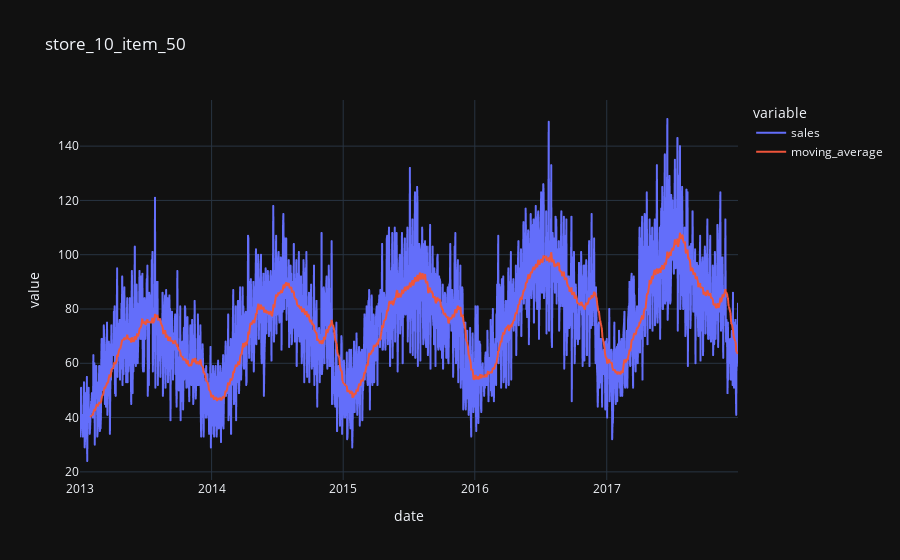

The cell this chart's notebook holds for it:
### Code cell
# plot multiple time series with moving avgs in a loop
import plotly.express as px
for i in data['time_series'].unique():
    subset = data[data['time_series'] == i]
    subset['moving_average'] = subset['sales'].rolling(30).mean()
    fig = px.line(subset, x="date", y=["sales","moving_average"], title = i, template = 'plotly_dark')
    
fig.show()

### Figure 1 — Plotly figure (JSON) as saved in the notebook; plotly's stock layout.template omitted (floating-point values rounded to 4 significant figures; data arrays with more than 128 entries replaced by an {"elided": "..."} marker saying what was removed)
{"data": [{"hovertemplate": "variable=sales<br>date=%{x}<br>value=%{y}<extra></extra>", "legendgroup": "sales", "line": {"color": "#636efa", "dash": "solid"}, "marker": {"symbol": "circle"}, "mode": "lines", "name": "sales", "showlegend": true, "type": "scattergl", "x": {"elided": "1826 str values"}, "xaxis": "x", "y": {"elided": "1826 int values"}, "yaxis": "y"}, {"hovertemplate": "variable=moving_average<br>date=%{x}<br>value=%{y}<extra></extra>", "legendgroup": "moving_average", "line": {"color": "#EF553B", "dash": "solid"}, "marker": {"symbol": "circle"}, "mode": "lines", "name": "moving_average", "showlegend": true, "type": "scattergl", "x": {"elided": "1826 str values"}, "xaxis": "x", "y": {"elided": "1826 float values"}, "yaxis": "y"}], "layout": {"legend": {"title": {"text": "variable"}, "tracegroupgap": 0}, "title": {"text": "store_10_item_50"}, "xaxis": {"anchor": "y", "domain": [0, 1], "title": {"text": "date"}}, "yaxis": {"anchor": "x", "domain": [0, 1], "title": {"text": "value"}}}}
